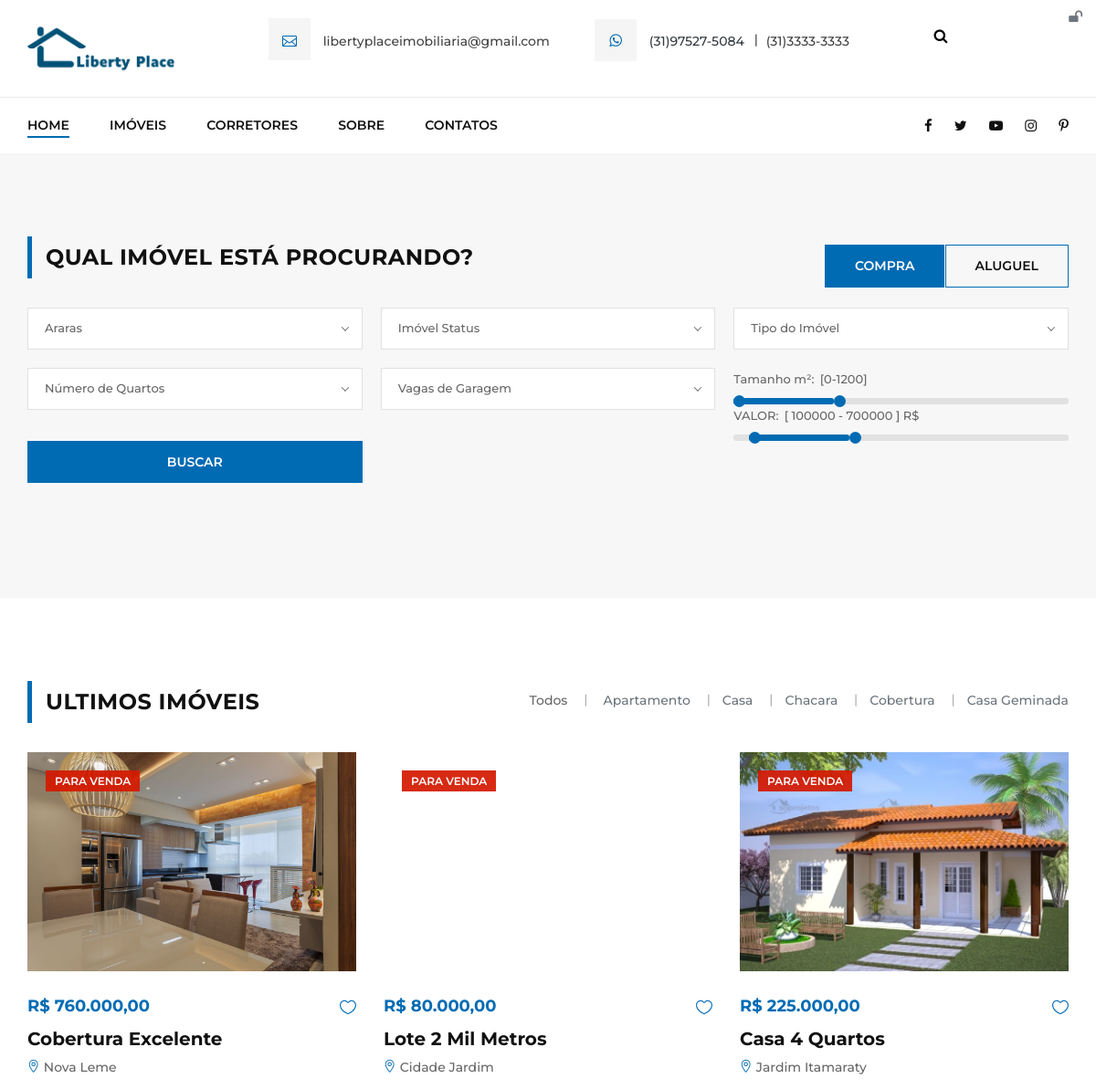
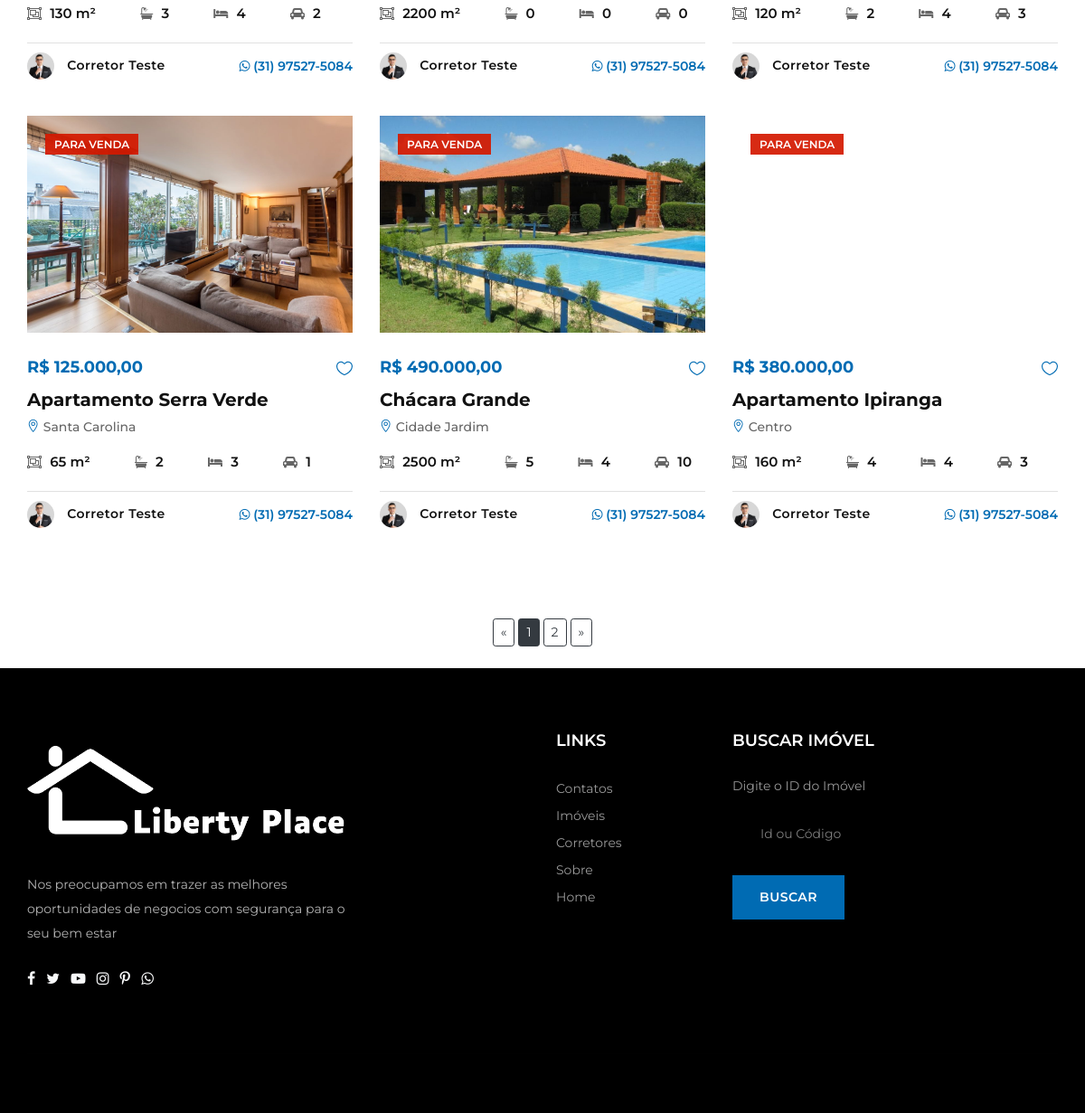
Screenshot of /imobiliaria/imoveis.php with the database file from the repository (2 pictures, top to bottom).
### tables this page shows
CREATE TABLE `tipos` (
  `id` int(11) NOT NULL,
  `nome` varchar(50) NOT NULL,
  `imagem` varchar(100) NOT NULL,
  `imoveis` int(11) NOT NULL
);

CREATE TABLE `imoveis` (
  `id` int(11) NOT NULL,
  `vendedor` varchar(25) NOT NULL,
  `corretor` varchar(25) NOT NULL,
  `titulo` varchar(60) NOT NULL,
  `descricao` varchar(1000) NOT NULL,
  `tipo` int(11) NOT NULL,
  `cidade` int(11) NOT NULL,
  `bairro` int(11) NOT NULL,
  `valor` decimal(10,2) NOT NULL,
  `ano` int(11) NOT NULL,
  `visitas` int(11) NOT NULL,
  `area` int(11) NOT NULL,
  `quartos` int(11) NOT NULL,
  `banheiros` int(11) NOT NULL,
  `suites` int(11) NOT NULL,
  `garagens` int(11) NOT NULL,
  `piscinas` int(11) NOT NULL,
  `img_principal` varchar(100) NOT NULL,
  `img_planta` varchar(100) NOT NULL,
  `img_banner` varchar(100) NOT NULL,
  `endereco` varchar(100) NOT NULL,
  `status` varchar(25) NOT NULL,
  `condicao` varchar(20) NOT NULL
);

CREATE TABLE `bairros` (
  `id` int(11) NOT NULL,
  `nome` varchar(60) NOT NULL,
  `cidade` int(11) NOT NULL
);

CREATE TABLE `corretores` (
  `id` int(11) NOT NULL,
  `nome` varchar(50) NOT NULL,
  `cpf` varchar(20) NOT NULL,
  `telefone` varchar(15) NOT NULL,
  `email` varchar(50) NOT NULL,
  `endereco` varchar(100) NOT NULL,
  `foto` varchar(100) NOT NULL,
  `descricao` varchar(90) DEFAULT NULL,
  `twitter` varchar(150) DEFAULT NULL,
  `facebook` varchar(150) DEFAULT NULL
);

### imobiliaria/config.php (called while the page is built, shortened)
<?php
$itens_por_pagina = 6;
 ?>

### imobiliaria/imoveis.php (the view, shortened to what this page needs)
<?php
include_once("conexao.php");
include_once("cabecalho.php");
    if(@$_GET['pagina'] != null){
        $pag = @$_GET['pagina'];
    }else{
        $pag = "0";
    }
    $limite = $pag * @$itens_por_pagina;
    $pagina = $pag;
?>
<section class="search-section spad">
    <div class="container">
        <div class="row">
            <div class="col-lg-7">
                <div class="section-title">
                    <h4>Qual imóvel está Procurando?</h4>
                </div>
            </div>
            <div class="col-lg-5">
                <div class="change-btn">
                    <div class="cb-item">
                        <label for="cb-rent" class="active">
                            Compra
                        </label>
                    </div>
                    <div class="cb-item">
                        <label for="cb-sale">
                            Aluguel
                        </label>
                    </div>
                </div>
            </div>
        </div>
        <div class="search-form-content">
            <form action="lista-imoveis.php" method="GET" class="filter-form">
                <div class="room-size-range-wrap sm-width">
                    <div class="price-text">
                        <label for="roomsizeRange">Tamanho m²:</label>
                        <input type="text" id="roomsizeRange" name="area" readonly>
                    </div>
                    <div id="roomsize-range" class="slider"></div>
                </div>
                <div id="priceCompra" class="price-range-wrap sm-width">
                    <div class="price-text">
                        <label for="priceRange">Valor:</label>
                        <input type="text" id="priceRange" name="valorCompra" readonly>
                    </div>
                    <div id="price-range" class="slider"></div>
                </div>
                <button type="submit" class="search-btn sm-width">Buscar</button>
            </form>
        </div>
    </div>
</section>
<section class="property-section latest-property-section spad">
    <div class="container">
        <div class="row">
            <div class="col-lg-5">
                <div class="section-title">
                    <h4>ULTIMOS IMÓVEIS</h4>
                </div>
            </div>
            <div class="col-lg-7">
                <div class="property-controls">
                    <ul>
                        <li id="listarTodos" data-filter="all">Todos</li>
                              <?php
                $res = $pdo->query("SELECT * FROM tipos order by imoveis desc limit 5");
                $dados = $res->fetchAll(PDO::FETCH_ASSOC);
                for ($i=0; $i < count($dados); $i++) {
                  $id_item = $dados[$i]['id'];
                  $nome_item = $dados[$i]['nome'];
                     echo "<li><a class='text-secondary' href='lista-imoveis.php?tipo-imovel=" . $id_item . "'>" . $nome_item . "</a></li>";
                }
                ?>
                    </ul>
                </div>
            </div>
        </div>
        <div class="row property-filter">
             <?php
          $res = $pdo->query("SELECT * FROM imoveis where status = 'Para Venda' or status = 'Para Aluguel' order by id desc LIMIT $limite, $itens_por_pagina ");
          $dados = $res->fetchAll(PDO::FETCH_ASSOC);
          for ($i=0; $i < count($dados); $i++) {
            $id = $dados[$i]['id'];
            $status = $dados[$i]['status'];
                        $imagem = $dados[$i]['img_banner'];
                        $valor = $dados[$i]['valor'];
                        $titulo = $dados[$i]['titulo'];
                        $bairro = $dados[$i]['bairro'];
                        $area = $dados[$i]['area'];
                        $quartos = $dados[$i]['quartos'];
                        $banheiros = $dados[$i]['banheiros'];
                        $garagens = $dados[$i]['garagens'];
                        $corretor = $dados[$i]['corretor'];
                         $res_2 = $pdo->query("SELECT * FROM corretores where cpf = '$corretor'");
            $dados_2 = $res_2->fetchAll(PDO::FETCH_ASSOC);
            $nomeCorretor = $dados_2[0]['nome'];
                            $telefoneCorretor = $dados_2[0]['telefone'];
                            $imgCorretor = $dados_2[0]['foto'];
            $res_2 = $pdo->query("SELECT * FROM bairros where id = '$bairro'");
            $dados_2 = $res_2->fetchAll(PDO::FETCH_ASSOC);
            $nomeBairro = $dados_2[0]['nome'];
             if ($status == "Para Venda") {
                            $classe = "c-red";
                        } else {
                            $classe = "";
              }
          $res_p = $pdo->query("SELECT * FROM imoveis where status = 'Para Venda' or status = 'Para Aluguel'");
          $dados_p = $res_p->fetchAll(PDO::FETCH_ASSOC);
          $num_total = count($dados_p);
          $num_paginas = ceil($num_total/$itens_por_pagina);
            ?>
            <div class="col-lg-4 col-md-6 mix all house">
                <div class="property-item">
                    <a href="imovel-detalhes.php?id=<?php echo $id ?>">
                        <div class="pi-pic set-bg" data-setbg="sistema/img/imoveis/<?php echo $imagem ?>">
                            <div class="label <?php echo $classe ?>"><?php echo $status ?></div>
                        </div>
                    </a>
                    <div class="pi-text">
                        <a title="Enviar Mensagem" href="" data-toggle="modal" data-target="#modalMensagemImovel" class="heart-icon"><span class="icon_heart_alt"></span></a>
                        <div class="pt-price">R$ <?php echo number_format($valor, 2, ',', '.'); ?>
                        </div>
                        <h5><a href="imovel-detalhes.php?id=<%=id%>"><?php echo $titulo ?></a></h5>
                        <p><span class="icon_pin_alt"></span> <?php echo $nomeBairro ?></p>
                        <ul>
                            <li><i class="fa fa-object-group"></i> <?php echo $area ?> m²</li>
                            <li><i class="fa fa-bathtub"></i> <?php echo $banheiros ?></li>
                            <li><i class="fa fa-bed"></i> <?php echo $quartos ?></li>
                            <li><i class="fa fa-automobile"></i> <?php echo $garagens ?></li>
                        </ul>
                        <div class="pi-agent">
                            <div class="pa-item">
                                <div class="pa-info">
                                    <img src="sistema/img/profiles/<?php echo $imgCorretor ?>" alt="">
                                    <h6><?php echo $nomeCorretor ?></h6>
                                </div>
                                <div class="pa-text">
                                    <a class="cor-verde-template-link" target="_blank" href="http://api.whatsapp.com/send?1=pt_BR&phone=55<?php echo $telefoneCorretor ?>"><i class="fa fa-whatsapp"></i> <?php echo $telefoneCorretor ?> </a>
                                </div>
                            </div>
                        </div>
                    </div>
                </div>
            </div>
            <?php  } ?>
        </div>
    </div>
</section>
            <div class="col-lg-12">
                    <div class="row paginacao mb-4 justify-content-center">
                        <nav aria-label="Page navigation example">
                            <ul class="pagination">
                                <li class="page-item">
                                    <a class="btn btn-outline-dark btn-sm mr-1" href="imoveis.php?pagina=0" aria-label="Previous">
                                        <span aria-hidden="true">&laquo;</span>
                                    </a>
                                </li>
                                <?php
                                    for ($i = 0; $i < $num_paginas; $i++) {
                                         $estilo = "";
                                         if ($pagina == $i) {
                                                $estilo = "active";
                                           }
                                        if ($pagina >= ($i - 2) && $pagina <= ($i + 2)) {
                                ?>
                                <li class="page-item"><a class="btn btn-outline-dark btn-sm mr-1 <?php echo $estilo ?>" href="imoveis.php?pagina=<?php echo $i ?>"><?php echo $i + 1 ?></a></li>
                                    <?php }
                                        } ?>
                                <li class="page-item">
                                    <a class="btn btn-outline-dark btn-sm " href="imoveis.php?pagina=<?php echo $num_paginas - 1 ?>" aria-label="Next">
                                        <span aria-hidden="true">&raquo;</span>
                                    </a>
                                </li>
                            </ul>
                        </nav>
                    </div>
            </div>
<?php
include_once("rodape.php");
 ?>

### rows the page displays
tipos: nome "Apartamento"
tipos: nome "Casa"
tipos: nome "Chacara"
tipos: nome "Cobertura"
tipos: nome "Casa Geminada"
imoveis: shows a picture, status "PARA VENDA", valor "760.000,00", titulo "Cobertura Excelente", bairros.nome "Nova Leme", area "130", banheiros "3", quartos "4", garagens "2", corretores.foto (picture), corretores.nome "Corretor Teste", corretores.telefone "(31) 97527-5084"
imoveis: status "PARA VENDA", valor "80.000,00", titulo "Lote 2 Mil Metros", bairros.nome "Cidade Jardim", area "2200", banheiros "0", quartos "0", garagens "0", corretores.foto (picture), corretores.nome "Corretor Teste", corretores.telefone "(31) 97527-5084"
imoveis: shows a picture, status "PARA VENDA", valor "225.000,00", titulo "Casa 4 Quartos", bairros.nome "Jardim Itamaraty", area "120", banheiros "2", quartos "4", garagens "3", corretores.foto (picture), corretores.nome "Corretor Teste", corretores.telefone "(31) 97527-5084"
imoveis: shows a picture, status "PARA VENDA", valor "125.000,00", titulo "Apartamento Serra Verde", bairros.nome "Santa Carolina", area "65", banheiros "2", quartos "3", garagens "1", corretores.foto (picture), corretores.nome "Corretor Teste", corretores.telefone "(31) 97527-5084"
imoveis: shows a picture, status "PARA VENDA", valor "490.000,00", titulo "Chácara Grande", bairros.nome "Cidade Jardim", area "2500", banheiros "5", quartos "4", garagens "10", corretores.foto (picture), corretores.nome "Corretor Teste", corretores.telefone "(31) 97527-5084"
imoveis: status "PARA VENDA", valor "380.000,00", titulo "Apartamento Ipiranga", bairros.nome "Centro", area "160", banheiros "4", quartos "4", garagens "3", corretores.foto (picture), corretores.nome "Corretor Teste", corretores.telefone "(31) 97527-5084"

### other values shown
$email "libertyplaceimobiliaria@gmail.com"
$whatsapp "(31)97527-5084"
$telfixo "(31)3333-3333"
